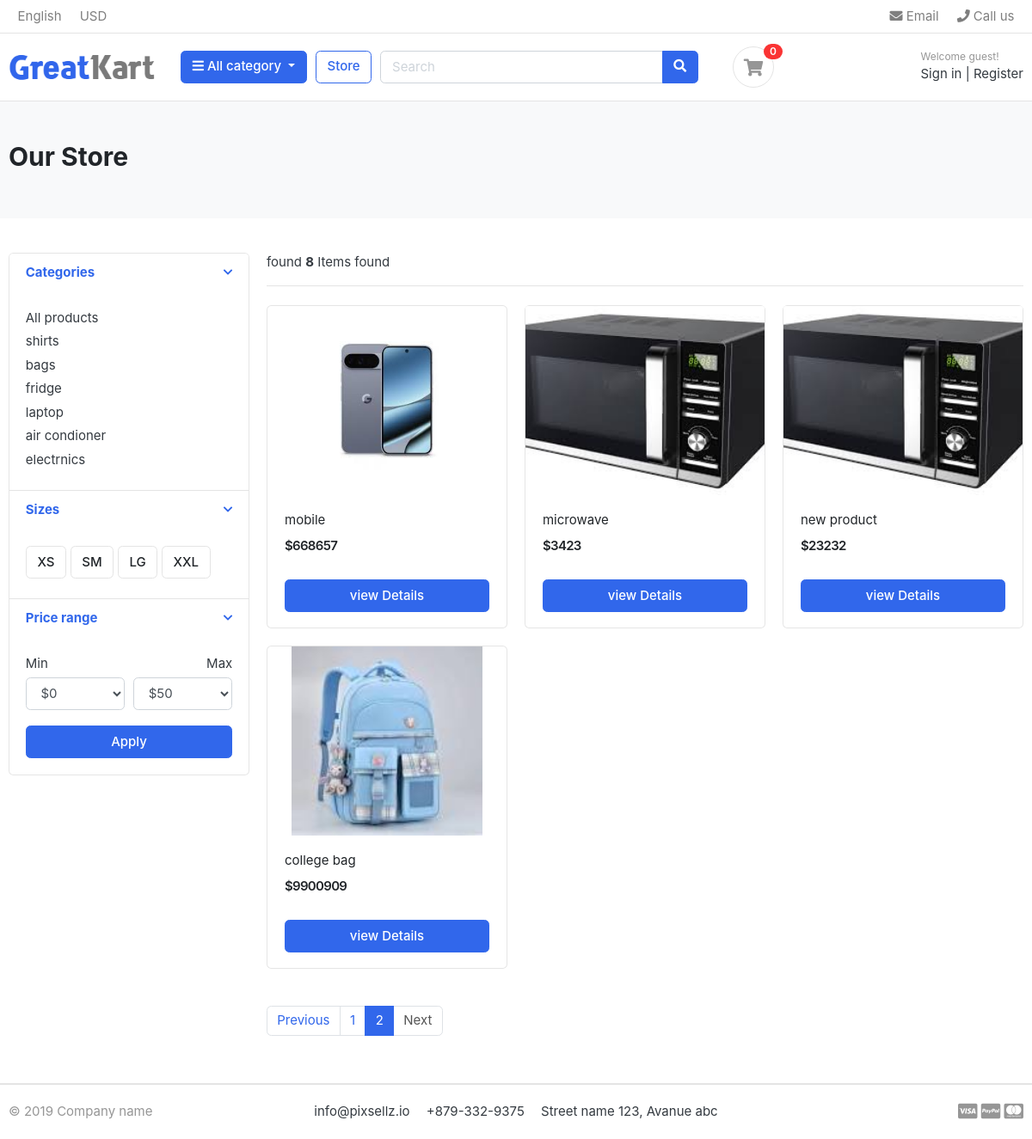
The page /store/?page=2 on the database its author committed.
### category/models.py (models this page shows, shortened)
class Category(models.Model):
    category_name=models.CharField(max_length=50,unique=True)
    slug=models.SlugField(max_length=100,unique=True)
    description=models.TextField(max_length=250,blank=True)
    cat_image=models.ImageField(upload_to='categories',blank=True)
    class Meta:
        verbose_name='category'
        verbose_name_plural='categories' # without this the in a admin panel its name is the categorys 's'
    def get_url(self):
        return reverse('products_by_category',args=[self.slug])

### store/models.py (models this page shows, shortened)
class Product(models.Model):
    product_name=models.CharField(max_length=200,unique=True)
    slug=models.SlugField(max_length=255,unique=True)
    description=models.TextField(max_length=500,blank=True)
    price=models.IntegerField()
    image=models.ImageField(upload_to='products')
    stock=models.IntegerField()
    is_available=models.BooleanField(default=True)
    category=models.ForeignKey(Category,on_delete=models.CASCADE)
    created_date=models.DateTimeField(auto_now_add=True)
    modified_date=models.DateTimeField(auto_now_add=True)
    def get_url(self):
        return reverse('product_detail',args=[self.category.slug,self.slug]) # self.slug means that product slug

### store/views.py (the view)
# urls.py: path('store/', include('store.urls')),
def store(request, category_slug=None):
    categories = None
    products = None
    if category_slug is not None:
        categories = get_object_or_404(Category, slug=category_slug)
        products = Product.objects.filter(category=categories, is_available=True)# only shows that products that is the available
        paginator=Paginator(products,2)
        page=request.GET.get('page') # page=2
        paged_products=paginator.get_page(page)
        product_count = products.count() # this is used to count the the how many products are in a browser
    else:
        products = Product.objects.filter(is_available=True).order_by('id')
        paginator=Paginator(products,4)
        page=request.GET.get('page') # page=2
        paged_products=paginator.get_page(page)
        product_count = products.count()
    context = {
        'products': paged_products,
        'product_count': product_count,
    }
    return render(request, 'store.html', context)

### carts/context_processor.py (called while the page is built)
def counter(request):
    cart_count=0
    if 'admin' in request.path:
        return{}
    else:
        try:
            cart=Cart.objects.filter(cart_id=_cart_id(request))
            cart_items=CartItem.objects.all().filter(cart=cart[:1])
            for cart_item in cart_items:
                cart_count+=cart_item.quantity
        except Cart.DoesNotExist:
            cart_count=0
    return dict(cart_count=cart_count)

### carts/views.py (called while the page is built)
def _cart_id(request):  # _private function
    cart = request.session.session_key
    if not cart:
        cart = request.session.create()
    return cart

### category/context_processor.py (called while the page is built)
def menu_links(request):
    links=Category.objects.all()
    return dict(links=links)

### store/templates/store.html (shortened to what this page needs)
{% extends 'base.html' %}
{% load static %}
{% block content %}
<section class="section-pagetop bg">
<div class="container">
	{% if 'search' in request.path %}
	<h2 class="title-page">Search Result</h2>
	{% else %}
	<h2 class="title-page">Our Store</h2>
	{% endif %}
</div>
</section>
<section class="section-content padding-y">
<div class="container">
<div class="row">
	<aside class="col-md-3">
<div class="card">
	<article class="filter-group">
		<header class="card-header">
			<a href="#" data-toggle="collapse" data-target="#collapse_1" aria-expanded="true" class="">
				<i class="icon-control fa fa-chevron-down"></i>
				<h6 class="title">Categories</h6>
			</a>
		</header>
		<div class="filter-content collapse show" id="collapse_1" style="">
			<div class="card-body">
				<ul class="list-menu">
				<li><a href="{% url 'store'%}">All products </a></li>
				{% for category in links %}
				<li><a href="{{category.get_url}}">{{category.category_name}}</a></li>
				{% endfor %}
				</ul>
			</div>
		</div>
	</article>
	<article class="filter-group">
		<header class="card-header">
			<a href="#" data-toggle="collapse" data-target="#collapse_4" aria-expanded="true" class="">
				<i class="icon-control fa fa-chevron-down"></i>
				<h6 class="title">Sizes </h6>
			</a>
		</header>
		<div class="filter-content collapse show" id="collapse_4" style="">
			<div class="card-body">
			  <label class="checkbox-btn">
			    <span class="btn btn-light"> XS </span>
			  </label>
			  <label class="checkbox-btn">
			    <span class="btn btn-light"> SM </span>
			  </label>
			  <label class="checkbox-btn">
			    <span class="btn btn-light"> LG </span>
			  </label>
			  <label class="checkbox-btn">
			    <span class="btn btn-light"> XXL </span>
			  </label>
		</div>
		</div>
	</article>
	<article class="filter-group">
		<header class="card-header">
			<a href="#" data-toggle="collapse" data-target="#collapse_3" aria-expanded="true" class="">
				<i class="icon-control fa fa-chevron-down"></i>
				<h6 class="title">Price range </h6>
			</a>
		</header>
		<div class="filter-content collapse show" id="collapse_3" style="">
			<div class="card-body">
				<div class="form-row">
				<div class="form-group col-md-6">
				  <label>Min</label>
				  	<select class="mr-2 form-control">
						<option value="0">$0</option>
					</select>
				</div>
				<div class="form-group text-right col-md-6">
				  <label>Max</label>
				  	<select class="mr-2 form-control">
						<option value="50">$50</option>
					</select>
				</div>
				</div>
				<button class="btn btn-block btn-primary">Apply</button>
			</div>
		</div>
	</article>
</div>
	</aside>
	<main class="col-md-9">
<header class="border-bottom mb-4 pb-3">
		<div class="form-inline">
			<span class="mr-md-auto">found <b>{{product_count}}</b> Items found </span>
		</div>
</header>
<div class="row">
	{% if products %}
	{% for product in products %}
	<div class="col-md-4">
		<figure class="card card-product-grid">
			<div class="img-wrap">
				<a href="{{ product.get_url }}">
                <img src="{{ product.image.url }}" alt="{{ product.product_name }}">
                </a>
			</div>
			<figcaption class="info-wrap">
				<div class="fix-height">
					<a href="{{product.get_url}}" class="title">{{product.product_name}}</a>
					<div class="price-wrap mt-2">
						<span class="price">${{product.price}}</span>
					</div>
				</div>
				<a href="{{product.get_url}}" class="btn btn-block btn-primary">view Details </a>
			</figcaption>
		</figure>
	</div>
	{% endfor %}
	{% else %}
	<div>
		<h2>NO result found.please try again</h2>
	</div>
	{% endif %}
</div>
<nav class="mt-4" aria-label="Page navigation sample">
	{% if products.has_other_pages %}
  <ul class="pagination">
	{% if products.has_previous %}
    <li class="page-item "><a class="page-link" href="?page={{products.previous_page_number}}">Previous</a></li>
    {% else %}
	<li class="page-item disabled"><a class="page-link" href="#">Previous</a></li>
	{% endif %}
    {% for i in products.paginator.page_range %}
	{% if products.number == i %}
    <li class="page-item active"><a class="page-link" href="#">{{i}}</a></li>
	{% else %}
	<li class="page-item "><a class="page-link" href="?page={{i}}">{{i}}</a></li>
    {% endif %}
	{% endfor %}
	{% if products.has_next %}
    <li class="page-item"><a class="page-link" href="?page={{products.next_page_number}}">Next</a></li>
	{% else %}
	 <li class="page-item disabled "><a class="page-link" href="#">Next</a></li>
	 {% endif %}
  </ul>
  {% endif %}
</nav>
	</main>
</div>
</div>
</section>
{% endblock %}

### store/static/css/ui.css (style rules this page uses)
html { font-family: "Inter", sans-serif; font-size: 15px; }
.img-wrap { text-align: center; display: block; }
.img-wrap img { max-width: 100%; }
.price-wrap { letter-spacing: -0.7px; }
.padding-y { padding-top: 40px; padding-bottom: 40px; }
figure { margin-bottom: 0; }
article:after, .form-group:after { display: block; clear: both; content: ""; }
.bg { background-color: #f8f9fa; }
.title-page { color: #212529; }
.btn-light { background-color: #fff; border-color: #e4e4e4; }
[class*=list-] li:after { visibility: hidden; display: block; content: ""; overflow: hidden; height: 0; clear: both; }
.list-menu { list-style: none; margin: 0; padding-left: 0; }
.list-menu li { margin-bottom: 5px; }
.list-menu a { color: #343a40; }
[class*=card-product] a.title { color: #212529; display: block; }
[class*=card-product] .img-wrap { overflow: hidden; position: relative; }
[class*=card-product] .img-wrap img { height: 100%; max-width: 100%; width: auto; display: inline-block; -o-object-fit: cover; object-fit: cover; }
.card-product-grid { margin-bottom: 20px; }
.card-product-grid .img-wrap { border-radius: 0.2rem 0.2rem 0 0; height: 220px; }
.card-product-grid .info-wrap { overflow: hidden; padding: 18px 20px; }
.card-product-grid .fix-height { height: 80px; overflow: hidden; }
.card .img-wrap { overflow: hidden; }
.price { font-weight: 600; color: #212529; }
.icon-control { margin-top: 5px; float: right; font-size: 80%; }
.card-header .title { margin-bottom: 0; line-height: 1.5; }
.filter-group { border-bottom: 1px solid #e4e4e4; }
.filter-group .card-header { border-bottom: 0; }
.filter-group:last-child { border-bottom: 0; }
.checkbox-btn { position: relative; }
.section-pagetop { padding: 45px 0; }

### rows shown on the page
Category: category_name "shirts"
Category: category_name "bags"
Category: category_name "fridge"
Category: category_name "laptop"
Category: category_name "air condioner"
Category: category_name "electrnics"
Product: image (picture), product_name "mobile", price "668657"
Product: image (picture), product_name "microwave", price "3423"
Product: image (picture), product_name "new product", price "23232"
Product: image (picture), product_name "college bag", price "9900909"

### other values the page prints
{{ cart_count }} "0"
{{ product_count }} "8"
{{ i }} "1"
{{ i }} "2"
